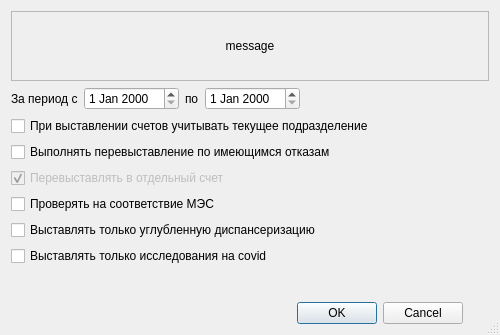
<?xml version="1.0" encoding="UTF-8"?>
<ui version="4.0">
 <class>ExposeConfirmationDialog</class>
 <widget class="QDialog" name="ExposeConfirmationDialog">
  <property name="windowModality">
   <enum>Qt::ApplicationModal</enum>
  </property>
  <property name="geometry">
   <rect>
    <x>0</x>
    <y>0</y>
    <width>500</width>
    <height>335</height>
   </rect>
  </property>
  <property name="windowTitle">
   <string>Внимание!</string>
  </property>
  <property name="sizeGripEnabled">
   <bool>true</bool>
  </property>
  <layout class="QGridLayout" name="gridLayout">
   <item row="1" column="0" colspan="2">
    <layout class="QHBoxLayout" name="horizontalLayout">
     <item>
      <widget class="QLabel" name="lblBegDate">
       <property name="text">
        <string>За период с</string>
       </property>
      </widget>
     </item>
     <item>
      <widget class="CDateEdit" name="edtBegDate"/>
     </item>
     <item>
      <widget class="QLabel" name="lblEndDate">
       <property name="text">
        <string>по</string>
       </property>
      </widget>
     </item>
     <item>
      <widget class="CDateEdit" name="edtEndDate"/>
     </item>
     <item>
      <spacer name="horizontalSpacer">
       <property name="orientation">
        <enum>Qt::Horizontal</enum>
       </property>
       <property name="sizeHint" stdset="0">
        <size>
         <width>40</width>
         <height>20</height>
        </size>
       </property>
      </spacer>
     </item>
    </layout>
   </item>
   <item row="2" column="0" colspan="2">
    <widget class="QCheckBox" name="chkFilterPaymentByOrgStructure">
     <property name="text">
      <string>При выставлении счетов учитывать текущее подразделение</string>
     </property>
    </widget>
   </item>
   <item row="3" column="0" colspan="2">
    <widget class="QCheckBox" name="chkReExpose">
     <property name="text">
      <string>Выполнять перевыставление по имеющимся отказам</string>
     </property>
    </widget>
   </item>
   <item row="4" column="0">
    <widget class="QCheckBox" name="chkSeparateReExpose">
     <property name="enabled">
      <bool>false</bool>
     </property>
     <property name="text">
      <string>Перевыставлять в отдельный счет</string>
     </property>
     <property name="checked">
      <bool>true</bool>
     </property>
    </widget>
   </item>
   <item row="5" column="0">
    <widget class="QCheckBox" name="chkMesCheck">
     <property name="text">
      <string>Проверять на соответствие МЭС</string>
     </property>
    </widget>
   </item>
   <item row="6" column="0" colspan="2">
    <widget class="QCheckBox" name="chkOnlyDispCOVID">
     <property name="text">
      <string>Выставлять только углубленную диспансеризацию</string>
     </property>
    </widget>
   </item>
   <item row="7" column="0" colspan="2">
    <widget class="QCheckBox" name="chkOnlyResearchOnCOVID">
     <property name="text">
      <string>Выставлять только исследования на covid</string>
     </property>
    </widget>
   </item>
   <item row="8" column="1">
    <spacer>
     <property name="orientation">
      <enum>Qt::Vertical</enum>
     </property>
     <property name="sizeHint" stdset="0">
      <size>
       <width>20</width>
       <height>61</height>
      </size>
     </property>
    </spacer>
   </item>
   <item row="9" column="0">
    <widget class="QDialogButtonBox" name="buttonBox">
     <property name="orientation">
      <enum>Qt::Horizontal</enum>
     </property>
     <property name="standardButtons">
      <set>QDialogButtonBox::Cancel|QDialogButtonBox::Ok</set>
     </property>
    </widget>
   </item>
   <item row="0" column="0" colspan="2">
    <widget class="QScrollArea" name="scrollArea">
     <property name="lineWidth">
      <number>0</number>
     </property>
     <property name="widgetResizable">
      <bool>true</bool>
     </property>
     <widget class="QWidget" name="scrollAreaWidgetContents">
      <property name="geometry">
       <rect>
        <x>0</x>
        <y>0</y>
        <width>480</width>
        <height>69</height>
       </rect>
      </property>
      <layout class="QVBoxLayout" name="verticalLayout">
       <item>
        <widget class="QLabel" name="lblMessage">
         <property name="text">
          <string>message</string>
         </property>
         <property name="alignment">
          <set>Qt::AlignCenter</set>
         </property>
         <property name="textInteractionFlags">
          <set>Qt::TextBrowserInteraction</set>
         </property>
        </widget>
       </item>
      </layout>
     </widget>
    </widget>
   </item>
  </layout>
 </widget>
 <customwidgets>
  <customwidget>
   <class>CDateEdit</class>
   <extends>QDateEdit</extends>
   <header>library/DateEdit.h</header>
  </customwidget>
 </customwidgets>
 <tabstops>
  <tabstop>chkFilterPaymentByOrgStructure</tabstop>
  <tabstop>chkReExpose</tabstop>
  <tabstop>chkSeparateReExpose</tabstop>
  <tabstop>chkMesCheck</tabstop>
  <tabstop>buttonBox</tabstop>
 </tabstops>
 <resources/>
 <connections>
  <connection>
   <sender>buttonBox</sender>
   <signal>accepted()</signal>
   <receiver>ExposeConfirmationDialog</receiver>
   <slot>accept()</slot>
   <hints>
    <hint type="sourcelabel">
     <x>227</x>
     <y>122</y>
    </hint>
    <hint type="destinationlabel">
     <x>149</x>
     <y>126</y>
    </hint>
   </hints>
  </connection>
  <connection>
   <sender>buttonBox</sender>
   <signal>rejected()</signal>
   <receiver>ExposeConfirmationDialog</receiver>
   <slot>reject()</slot>
   <hints>
    <hint type="sourcelabel">
     <x>235</x>
     <y>122</y>
    </hint>
    <hint type="destinationlabel">
     <x>240</x>
     <y>126</y>
    </hint>
   </hints>
  </connection>
  <connection>
   <sender>chkReExpose</sender>
   <signal>toggled(bool)</signal>
   <receiver>chkSeparateReExpose</receiver>
   <slot>setEnabled(bool)</slot>
   <hints>
    <hint type="sourcelabel">
     <x>47</x>
     <y>33</y>
    </hint>
    <hint type="destinationlabel">
     <x>44</x>
     <y>49</y>
    </hint>
   </hints>
  </connection>
 </connections>
</ui>
